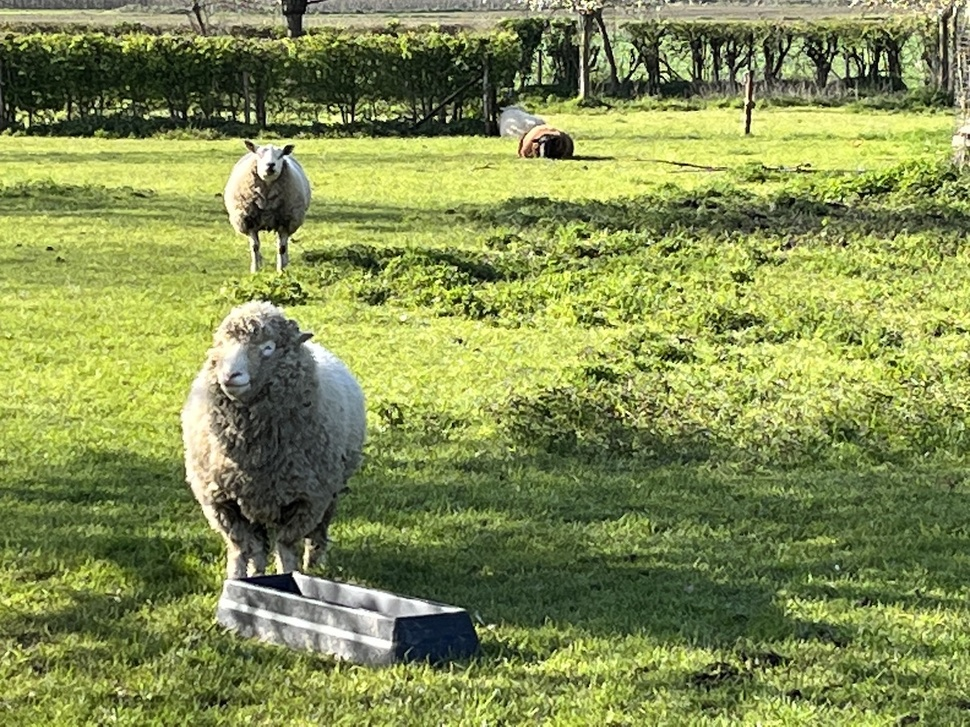
#> input picture images/sheep.jpg, 970 x 727 px, shrunk from 1210 x 907 before the run, found by its file name
$ python fun_4_1.py
#> lines starting #> are read from the running program, lines starting #| are printed output that depends on the picture
import cv2 as cv
import numpy as np

# Load the image
img = cv.imread('images/sheep.jpg')
#> img is the input picture: shape (727, 970, 3); mean B, G, R 81.5, 143.1, 131.7
Z = img.reshape((-1,3))

# convert to np.float32
Z = np.float32(Z)

# define criteria, number of clusters(K) and apply kmeans()
criteria = (cv.TERM_CRITERIA_EPS + cv.TERM_CRITERIA_MAX_ITER, 10, 1.0)
K = 3
ret,label,center=cv.kmeans(Z,K,None,criteria,10,cv.KMEANS_RANDOM_CENTERS)
#> ret = 1.26e+09; center = [[129.3, 216.8, 206.6], [78.98, 143.2, 130.9], [35.87, 68.86, 56.88]]
# Now convert back into uint8, and make original image
center = np.uint8(center)
#> center = [[129, 216, 206], [78, 143, 130], [35, 68, 56]]
res = center[label.flatten()]
res2 = res.reshape((img.shape))
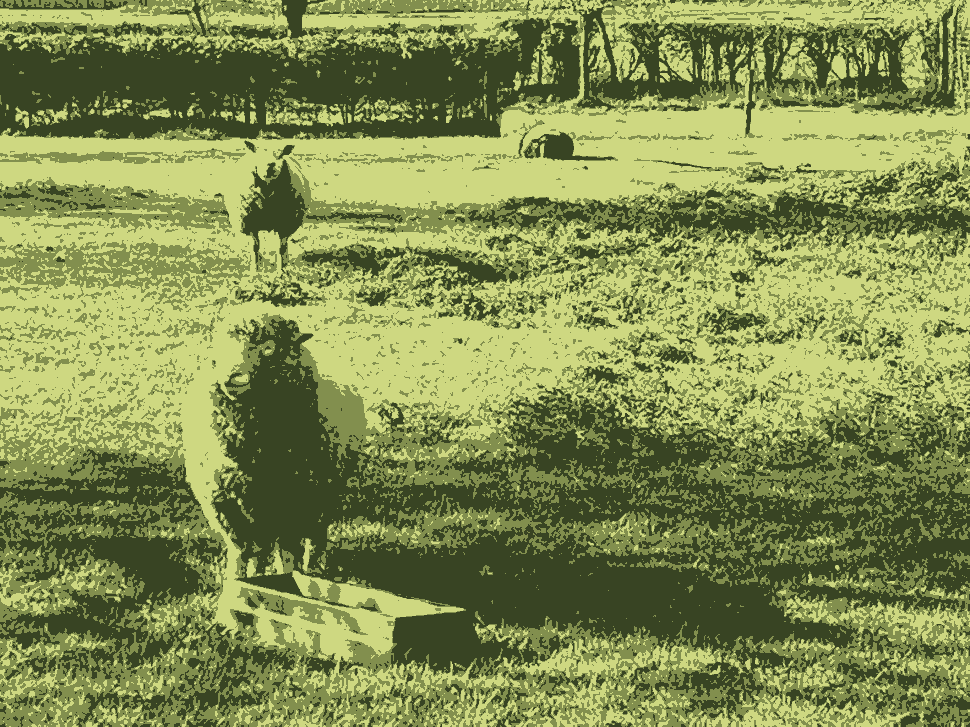
#> res2: shape (727, 970, 3); mean B, G, R 80.8, 142.5, 130.9

# Convert the image to grayscale
gray = cv.cvtColor(res2, cv.COLOR_BGR2GRAY)
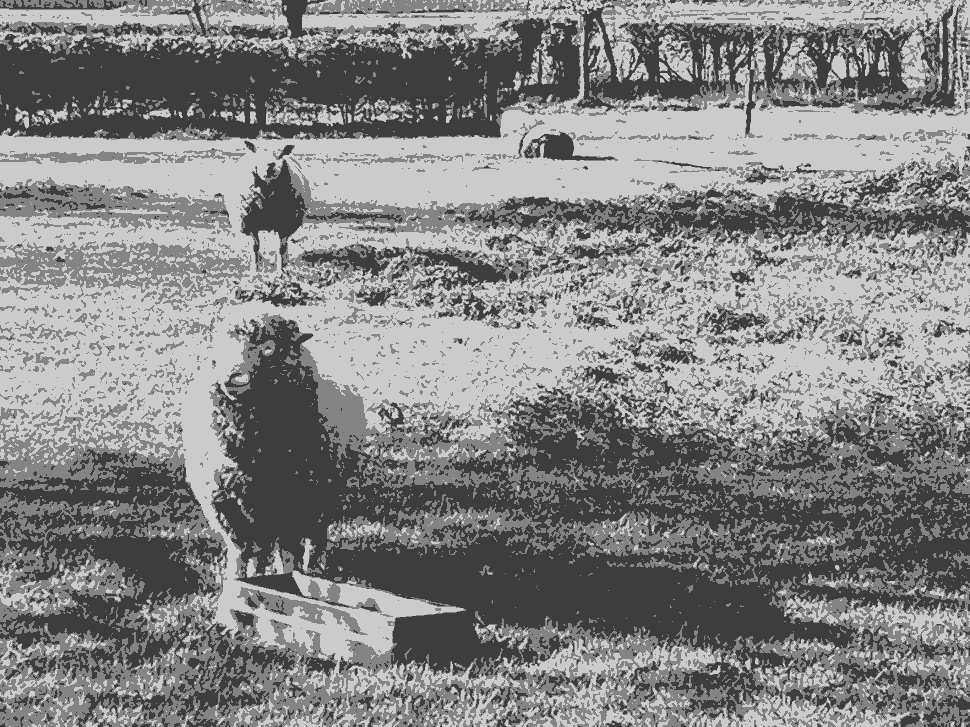
#> gray: shape (727, 970); min 61, max 203, mean 132.2

# Perform edge detection using Canny
edges = cv.Canny(gray, 100, 200)
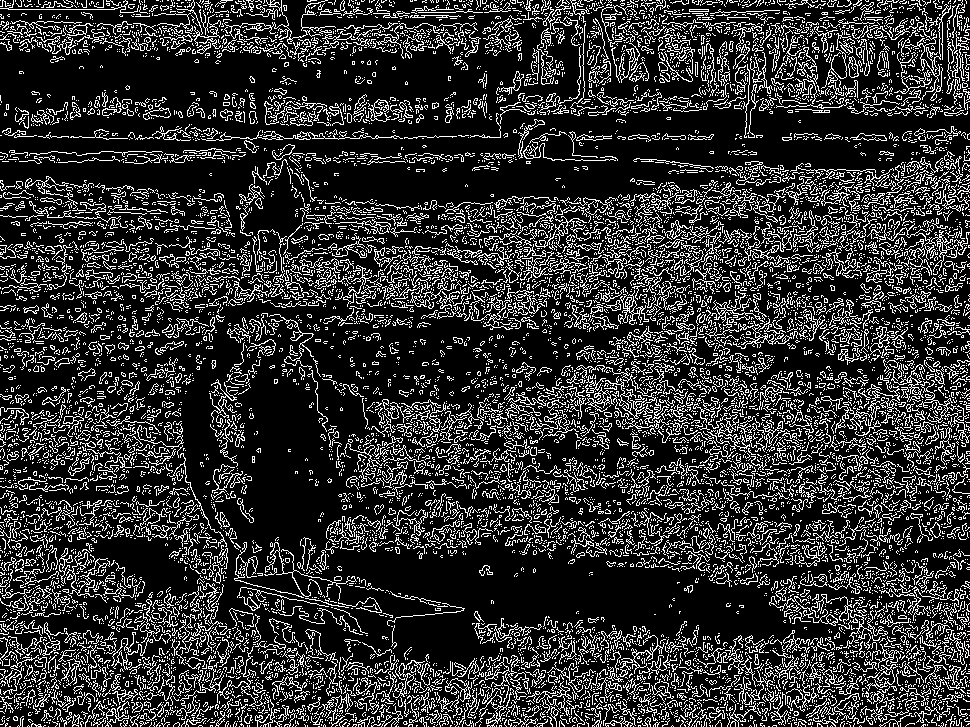
#> edges: shape (727, 970); 19.5% white in thin lines or dots

# Create a black outline image
outline = np.zeros_like(res2)
outline[edges != 0] = (0, 0, 0)

# Combine the outline image with the segmented image
cartoon = cv.add(res2, outline)

# Display the cartoonified image
cv.imshow('Cartoonified Image', cartoon)
cv.waitKey(0)
cv.destroyAllWindows()
